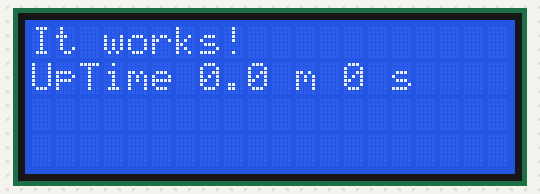
A program run on a simulated Raspberry Pi (header pin numbers). Parts: 20×4 character LCD. The interpreter's speed is modelled, so counts of loop turns are approximate.

Above: at 2.1 s.
At 7.1 s:
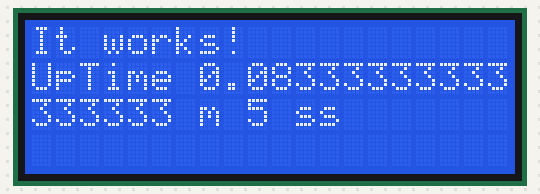
At 12.2 s:
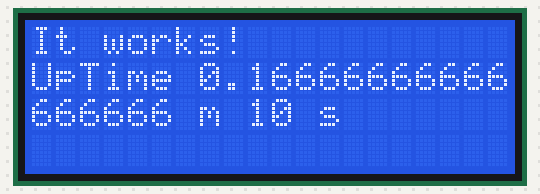
At 19.3 s:
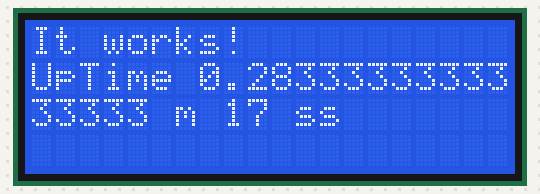
At 29.4 s:
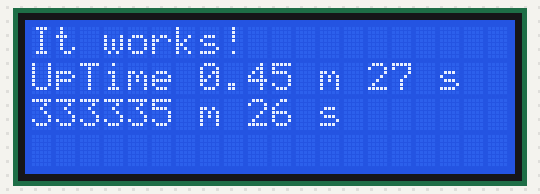
At 38.5 s:
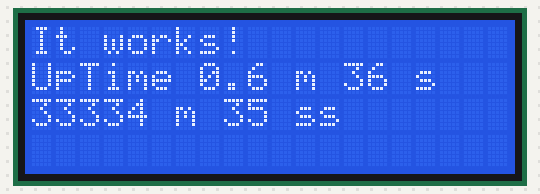

Measured:
- what the display in image 0 shows lasts 1.1 s, from 2.0 s to 3.1 s

The program:

LCD_Proof.py
```python
import RPi.GPIO as GPIO
from RPLCD.gpio import CharLCD
from time import sleep

# When numbering_mode is set to BOARD, reference PIN number.
# When numbering_mode is set to BCM, reference the number after GP in the pinout name.
lcd = CharLCD(pin_rs=15, pin_rw=18, pin_e=16, pins_data=[8, 10, 11, 12], numbering_mode=GPIO.BOARD, cols=20, rows=4, dotsize=8)

# Clear the screen of any previous input
lcd.clear()
sleep(2)

counter = 0

lcd.cursor_pos = (0, 0)
lcd.write_string(str('It works!'))

while(True):
    # Set the cursor to the second row, 0th column
    lcd.cursor_pos = (1, 0)

    # Timer print string builder
    secondRow = ('UpTime %s m %s s' % (counter/60, counter%60))

    # Add spaces at the end to force out 'hanging' characters
    # This is a symptom of the LCD screen and printed character 'hanging' in memory.
    # If you don't overwrite EVERY character space on a row, anything extending past
    # the last char of the new row will remain.
    while(20 > len(secondRow)):
            secondRow = secondRow + u' '

    lcd.write_string(str(secondRow))
    counter = counter + 1
    # Sleep in python is counted in second, not ms
    sleep(1)
```
